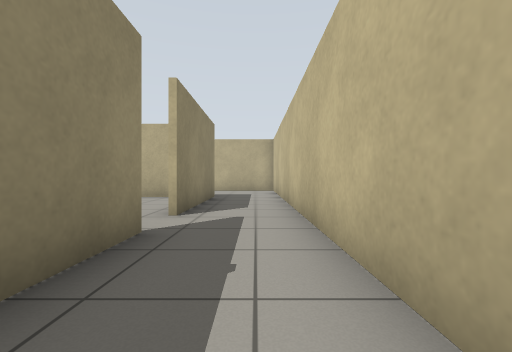
View 1 (above)

16 first-person views from a walk through a world built for the Gazebo simulator. The camera is 0.72 m above the floor, looks level and sees 90° across. The floor is counted in squares, 1 m on a side. Each view is taken from the middle of a square. On the plan, view 1 faces up. The plan holds only what a view shows up to about 9 squares ahead; the rest is blank.

View 2
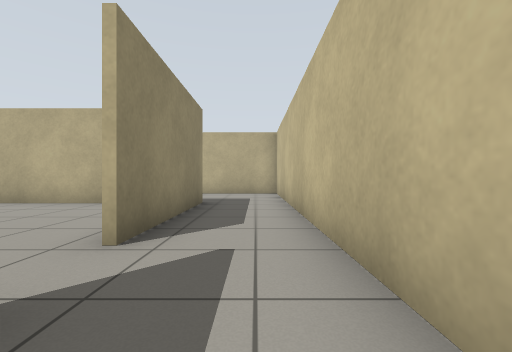

View 3
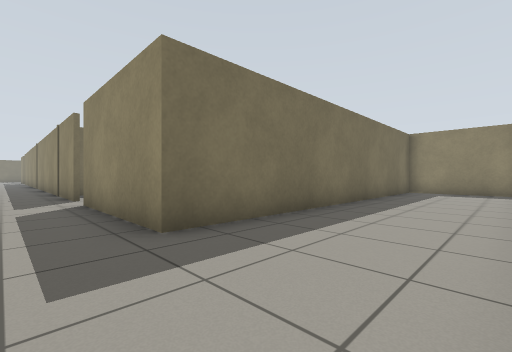

View 4
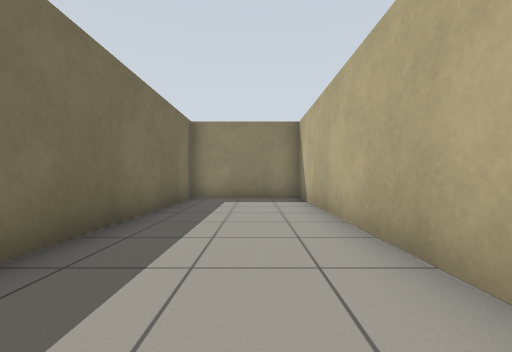

View 5
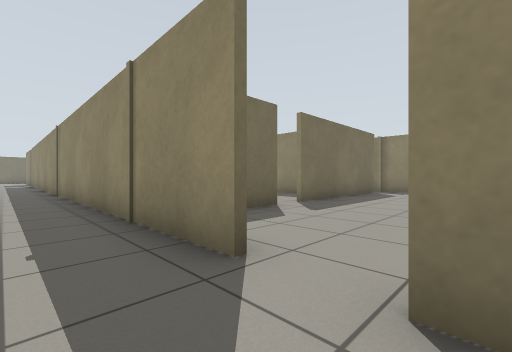

View 6
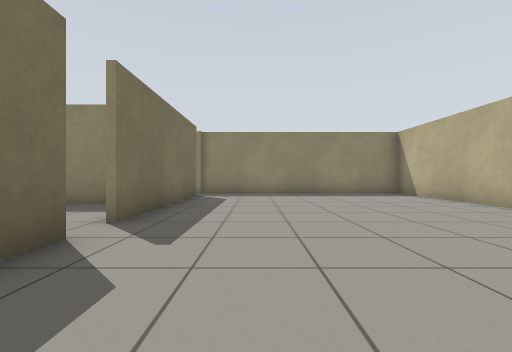

View 7
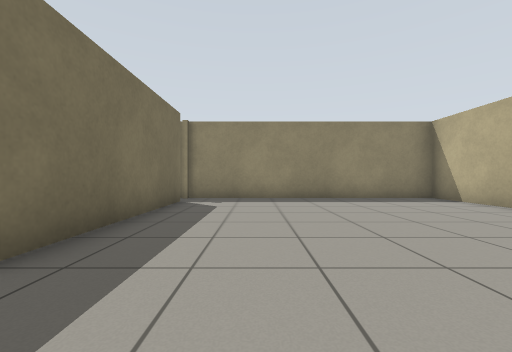

View 8
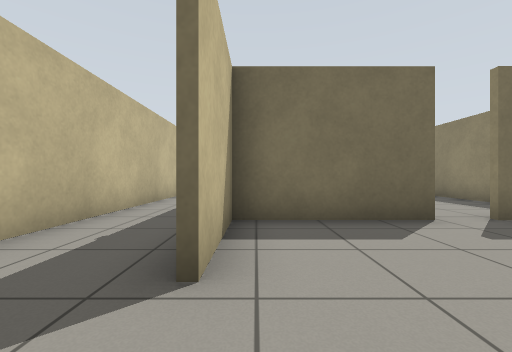

View 9
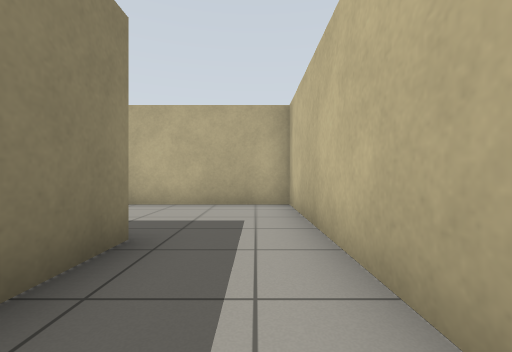

View 10
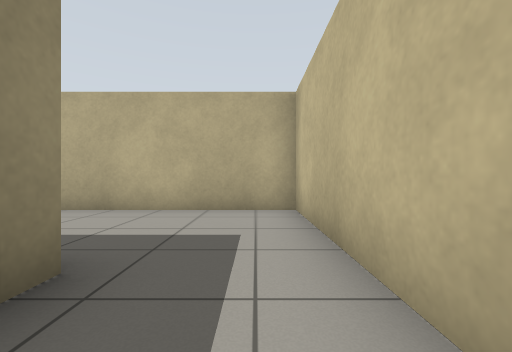

View 11
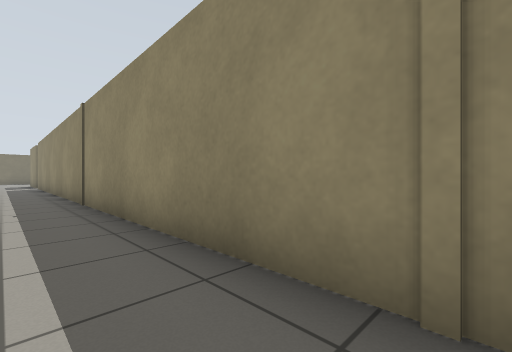

View 12
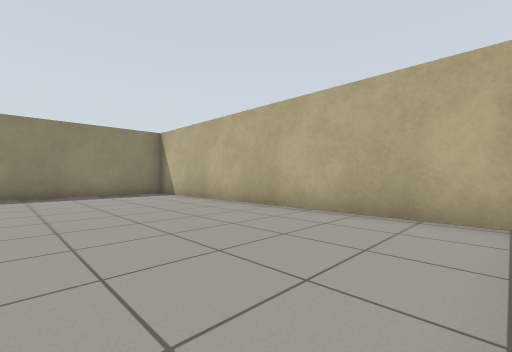

View 13
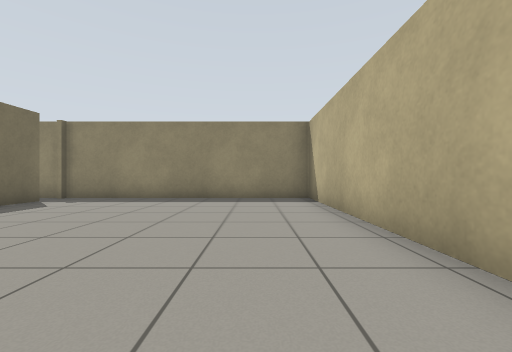

View 14
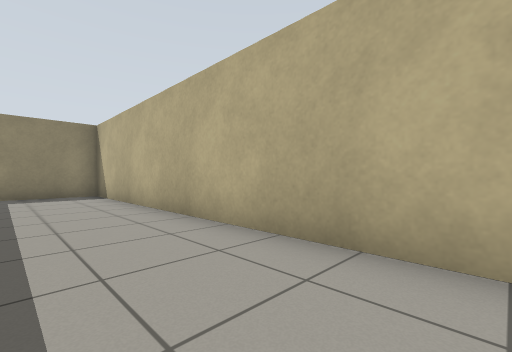

View 15
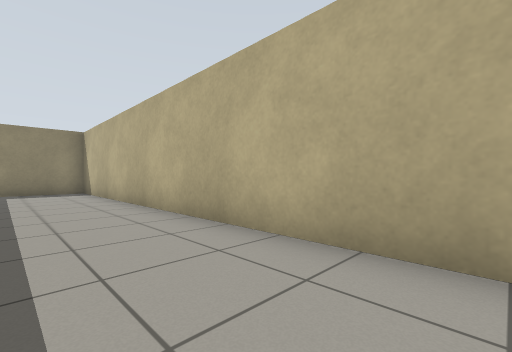

View 16
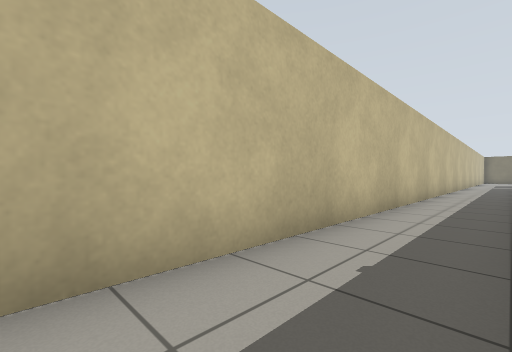

### Floor plan
Points are (right, up) in squares from view 1. A wall is a line through its corners. A room is listed if a view was taken in it or the views show most of it. See-through windows are left out.
Room 1 (views 1, 2, 3, 4, 5, 9, 10, 11, 14, 15, 16)
walls: (-1.5, 3.4) (-1.5, -10.3); (0.8, -6.9) (0.8, 12.4) (-12.4, 12.4) (-12.4, 8.9) (-1.5, 8.9) (-1.5, 4.6)
ways out: opening at (-1, 4) to room 2
Room 2 (views 6, 7, 8, 12, 13)
walls: (-5, 0.8) (-1.6, 0.8) (-1.6, 3.2); (-11.4, 0.8) (-5.9, 0.8); (-2, 8.7) (-12.4, 8.7) (-12.4, 0.8)
ways out: opening at (-1, 4) to room 1

Positions as (right, up) in squares from view 1, and headings:
1: (0, 0), facing up
2: (0, 2), facing up
3: (0, 12), facing down-left
4: (-4, 11), facing left
5: (0, 5), facing down-left
6: (-2, 3), facing left
7: (-4, 3), facing left
8: (-2, 5), facing down
9: (0, 6), facing up
10: (0, 7), facing up
11: (0, 1), facing down-left
12: (-2, 4), facing up-left
13: (-4, 7), facing left
14: (-2, 10), facing up-left
15: (0, 10), facing up-left
16: (-1, 4), facing down-right
